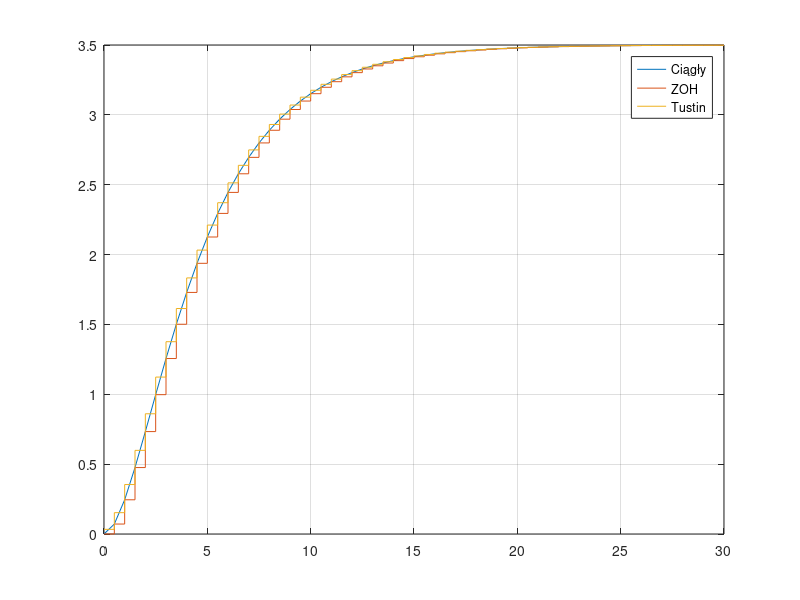

The MATLAB script that drew this image:
clear; close all; clc; %czyszczenie workspace

% Stałe.
k = 3.5; % Wzmocnienie układu inercyjnego.
T = 3.5; % Stała czasowa.
T1 = 1.5; % Stała czasowa.

% Czas.
Ts = 0.5; % Czas próbkowania.
t = 0:Ts:30; % zakres zmiennej czasu

% Stwórz obiekt inercyjny.
s = tf('s'); % Definicja operatora Laplace'a.
Iner = k / (T * s + 1) / (T1 * s + 1); % Obiekt inercyjny II rzędu.
Iner_ZOH = c2d(Iner, Ts, 'zoh'); % Dyskretyzacja metodą ZOH.
Iner_Tustin = c2d(Iner, Ts, 'tustin'); % Dyskretyzacja metodą Tustina.

figure(1)

% Odpowiedź na wymuszenie skokowe.
[W, time] = step(Iner, t);
[Wd, time] = step(Iner_ZOH, t); % Układ ZOH.
[Wd1, time] = step(Iner_Tustin, t); % Układ Tustina.

% Charakterystyka odpowiedzi skokowej.
plot(t, W); hold all;
stairs(t, Wd);
stairs(t, Wd1);

legend('Ciągły', "ZOH", "Tustin");
grid on;
